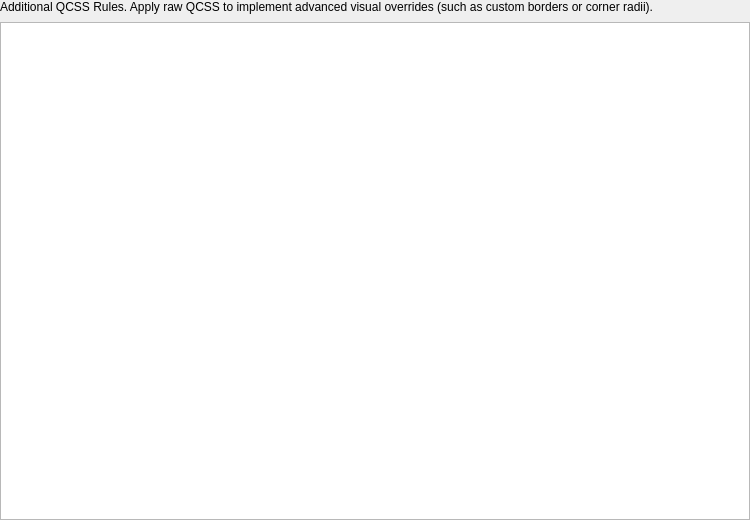
<?xml version="1.0" encoding="UTF-8"?>
<ui version="4.0">
    <class>LC_SettingsPageSkinQss</class>
    <widget class="QWidget" name="LC_SettingsPageSkinQss">
        <property name="geometry">
            <rect>
                <x>0</x>
                <y>0</y>
                <width>750</width>
                <height>520</height>
            </rect>
        </property>
        <layout class="QVBoxLayout" name="verticalLayout_main">
            <property name="spacing">
                <number>8</number>
            </property>
            <property name="leftMargin">
                <number>0</number>
            </property>
            <property name="topMargin">
                <number>0</number>
            </property>
            <property name="rightMargin">
                <number>0</number>
            </property>
            <property name="bottomMargin">
                <number>0</number>
            </property>
            <item>
                <widget class="QLabel" name="lblQss">
                    <property name="text">
                        <string>Additional QCSS Rules. Apply raw QCSS to implement advanced visual overrides (such as custom borders or corner radii).</string>
                    </property>
                    <property name="wordWrap">
                        <bool>true</bool>
                    </property>
                </widget>
            </item>
            <item>
                <widget class="QTextEdit" name="qssEdit">
                    <property name="toolTip">
                        <string>Enter custom Qt Stylesheet (QCSS) rules.</string>
                    </property>
                </widget>
            </item>
        </layout>
    </widget>
    <resources/>
    <connections/>
</ui>
